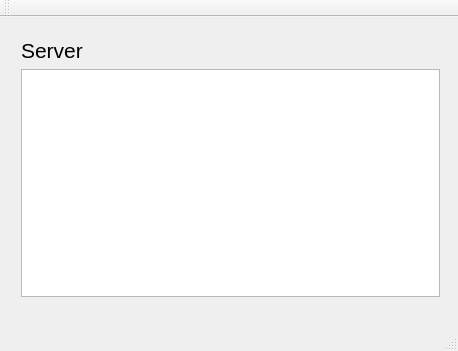
<?xml version="1.0" encoding="UTF-8"?>
<ui version="4.0">
 <class>MainWindow</class>
 <widget class="QMainWindow" name="MainWindow">
  <property name="geometry">
   <rect>
    <x>0</x>
    <y>0</y>
    <width>458</width>
    <height>351</height>
   </rect>
  </property>
  <property name="windowTitle">
   <string>MainWindow</string>
  </property>
  <widget class="QWidget" name="centralWidget">
   <widget class="QWidget" name="">
    <property name="geometry">
     <rect>
      <x>10</x>
      <y>10</y>
      <width>441</width>
      <height>281</height>
     </rect>
    </property>
    <layout class="QVBoxLayout" name="verticalLayout">
     <property name="sizeConstraint">
      <enum>QLayout::SetDefaultConstraint</enum>
     </property>
     <item>
      <widget class="QLabel" name="label">
       <property name="font">
        <font>
         <pointsize>16</pointsize>
        </font>
       </property>
       <property name="text">
        <string>Server</string>
       </property>
      </widget>
     </item>
     <item>
      <widget class="QTextEdit" name="ptxt"/>
     </item>
    </layout>
   </widget>
  </widget>
  <widget class="QMenuBar" name="menuBar">
   <property name="geometry">
    <rect>
     <x>0</x>
     <y>0</y>
     <width>458</width>
     <height>21</height>
    </rect>
   </property>
  </widget>
  <widget class="QToolBar" name="mainToolBar">
   <attribute name="toolBarArea">
    <enum>TopToolBarArea</enum>
   </attribute>
   <attribute name="toolBarBreak">
    <bool>false</bool>
   </attribute>
  </widget>
  <widget class="QStatusBar" name="statusBar"/>
 </widget>
 <layoutdefault spacing="6" margin="11"/>
 <resources/>
 <connections/>
</ui>
